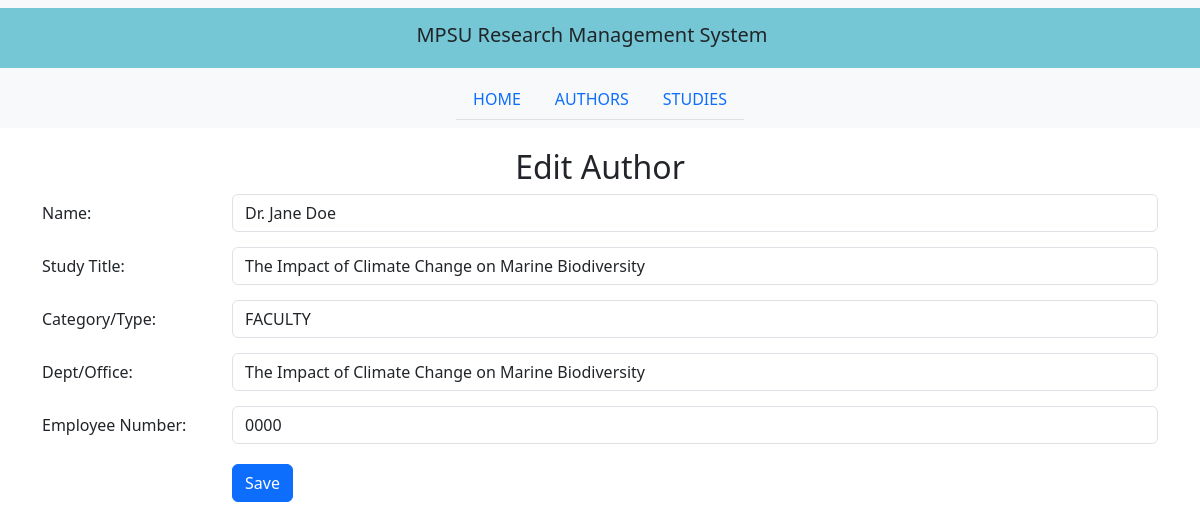
/authors/edit/11, run on the app's committed database.
### rms_app/models.py (models this page shows, shortened)
class Author(models.Model):
    author_name = models.CharField(max_length=100)
    author_title = models.TextField(default="Untitled")
    author_type = models.CharField(max_length=100)
    author_department = models.CharField(max_length=100)
    employee_number = models.CharField(max_length=100)

### rms_app/views.py (the view, shortened to what this page needs)
# urls.py: path('authors/edit/<int:author_id>', edit_author, name='edit_author'),
def edit_author(request, author_id):
    author = get_object_or_404(Author, id=author_id)
    return render(request, 'edit_author.html', {'author': author})

### rms_app/templates/edit_author.html (shortened to what this page needs)
<!DOCTYPE html>
{% extends "index.html" %}
{% load static %}
{% block main_content %}
<div class="container" style="margin-top: 20px;">
    <h2 class="text-center">Edit Author</h2>
    <form action="{% url 'edit_author' author.id %}" method="POST" class="form-horizontal">
        <div class="form-group row" style="margin-bottom: 15px;">
            <label for="author_name" class="col-sm-2 col-form-label">Name:</label>
            <div class="col-sm-10">
                <input type="text" class="form-control" name="author_name" value="{{ author.author_name }}">
            </div>
        </div>
        <div class="form-group row" style="margin-bottom: 15px;">
            <label for="author_title" class="col-sm-2 col-form-label">Study Title:</label>
            <div class="col-sm-10">
                <input type="text" class="form-control" name="author_title" value="{{ author.author_title }}">
            </div>
        </div>
        <div class="form-group row" style="margin-bottom: 15px;">
            <label for="author_type" class="col-sm-2 col-form-label">Category/Type:</label>
            <div class="col-sm-10">
                <select class="form-control" name="author_type">
                    <option value="FACULTY" {% if author.author_type == "FACULTY" %}selected{% endif %}>FACULTY</option>
                </select>
            </div>
        </div>
        <div class="form-group row" style="margin-bottom: 15px;">
            <label for="author_department" class="col-sm-2 col-form-label">Dept/Office:</label>
            <div class="col-sm-10">
                <input type="text" class="form-control" name="author_department" value="{{ author.author_department }}">
            </div>
        </div>
        <div class="form-group row" style="margin-bottom: 15px;">
            <label for="employee_number" class="col-sm-2 col-form-label">Employee Number:</label>
            <div class="col-sm-10">
                <input type="text" class="form-control" name="employee_number" value="{{ author.employee_number }}">
            </div>
        </div>
        <div class="form-group row" style="margin-top: 20px;">
            <div class="col-sm-10 offset-sm-2">
                <button type="submit" class="btn btn-primary">Save</button>
            </div>
        </div>
    </form>
</div>
{% endblock %}

### data on the page
Author: author_name "Dr. Jane Doe", author_title "The Impact of Climate Change on Marine Biodiversity", author_type "FACULTY", author_department "The Impact of Climate Change on Marine Biodiversity", employee_number "0000"
